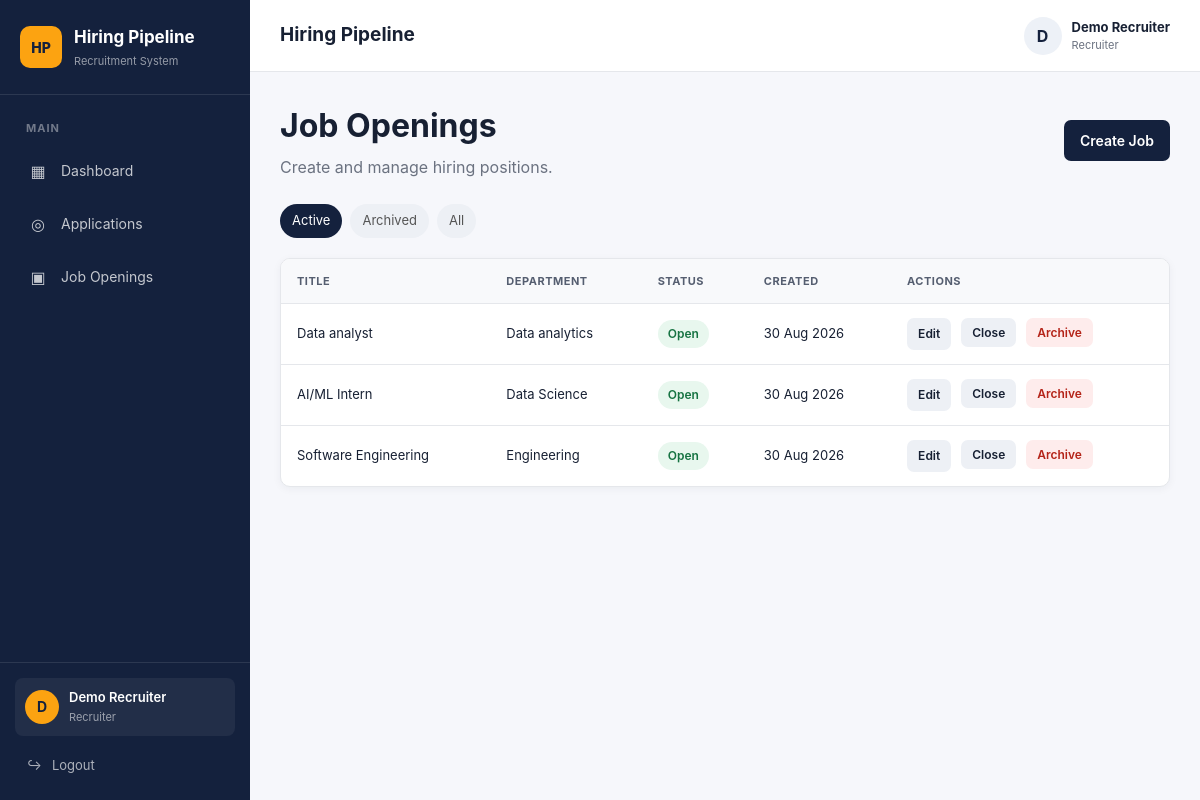
Page /jobs/ (signed in) on the committed database.
### models/user.py (models this page shows, shortened)
class User(UserMixin, db.Model):
    __tablename__ = "users"
    id = db.Column(db.Integer, primary_key=True)
    name = db.Column(db.String(100), nullable=False)
    email = db.Column(
        db.String(150),
        unique=True,
        nullable=False,
        index=True
    )
    password_hash = db.Column(db.String(255), nullable=False)
    role = db.Column(
        db.String(20),
        nullable=False
    )
    created_at = db.Column(
        db.DateTime,
        server_default=db.func.now()
    )

### models/job.py (models this page shows)
class JobOpening(db.Model):
    __tablename__ = "job_openings"
    id = db.Column(db.Integer, primary_key=True)
    title = db.Column(
        db.String(150),
        nullable=False
    )
    department = db.Column(
        db.String(100),
        nullable=False
    )
    description = db.Column(
        db.Text,
        nullable=True
    )
    status = db.Column(
        db.String(20),
        nullable=False,
        default="open",
        index=True
    )
    created_at = db.Column(
        db.DateTime,
        server_default=db.func.now()
    )
    updated_at = db.Column(
        db.DateTime,
        server_default=db.func.now(),
        onupdate=db.func.now()
    )
    applications = db.relationship(
        "Application",
        back_populates="job",
        lazy=True
    )
    description = db.Column(
        db.Text,
        nullable=True
    )
    status = db.Column(
        db.String(20),
        nullable=False,
        default="open"
    )
    created_at = db.Column(
        db.DateTime,
        server_default=db.func.now()
    )
    updated_at = db.Column(
        db.DateTime,
        server_default=db.func.now(),
        onupdate=db.func.now()
    )
    applications = db.relationship(
        "Application",
        back_populates="job",
        lazy=True
    )

### routes/jobs.py (the view)
@jobs_bp.route("/")
@role_required("recruiter")
def job_list():
    status = request.args.get("status", "active")
    if status == "archived":
        jobs = (
            JobOpening.query
            .filter_by(status="archived")
            .order_by(JobOpening.created_at.desc())
            .all()
        )
    elif status == "all":
        jobs = (
            JobOpening.query
            .order_by(JobOpening.created_at.desc())
            .all()
        )
    else:
        jobs = (
            JobOpening.query
            .filter(JobOpening.status.in_(["open", "closed"]))
            .order_by(JobOpening.created_at.desc())
            .all()
        )
    return render_template(
        "jobs/list.html",
        jobs=jobs,
        selected_status=status
    )

### templates/jobs/list.html (shortened to what this page needs)
{% extends "base.html" %}
{% block content %}
<div class="page-header">
    <div>
        <h1>Job Openings</h1>
        <p>
            Create and manage hiring positions.
        </p>
    </div>
    <a
        href="{{ url_for('jobs.create_job') }}"
        class="btn"
    >
        Create Job
    </a>
</div>
<div class="filter-links">
    <a
        href="{{ url_for('jobs.job_list', status='active') }}"
        class="{% if selected_status == 'active' %}active{% endif %}"
    >
        Active
    </a>
    <a
        href="{{ url_for('jobs.job_list', status='archived') }}"
        class="{% if selected_status == 'archived' %}active{% endif %}"
    >
        Archived
    </a>
    <a
        href="{{ url_for('jobs.job_list', status='all') }}"
        class="{% if selected_status == 'all' %}active{% endif %}"
    >
        All
    </a>
</div>
{% if jobs %}
<table>
    <thead>
        <tr>
            <th>Title</th>
            <th>Department</th>
            <th>Status</th>
            <th>Created</th>
            <th>Actions</th>
        </tr>
    </thead>
    <tbody>
        {% for job in jobs %}
        <tr>
            <td>
                {{ job.title }}
            </td>
            <td>
                {{ job.department }}
            </td>
            <td>
                <span class="status {{ job.status }}">
                    {{ job.status|capitalize }}
                </span>
            </td>
            <td>
                {% if job.created_at %}
                    {{ job.created_at.strftime("%d %b %Y") }}
                {% endif %}
            </td>
            <td class="actions">
                {% if job.status != "archived" %}
                    <a
                        href="{{ url_for('jobs.edit_job', job_id=job.id) }}"
                        class="small-btn"
                    >
                        Edit
                    </a>
                {% endif %}
                {% if job.status == "open" %}
                    <form
                        method="POST"
                        action="{{ url_for('jobs.close_job', job_id=job.id) }}"
                    >
                        <button
                            type="submit"
                            class="small-btn"
                        >
                            Close
                        </button>
                    </form>
                {% endif %}
                {% if job.status != "archived" %}
                    <form
                        method="POST"
                        action="{{ url_for('jobs.archive_job', job_id=job.id) }}"
                    >
                        <button
                            type="submit"
                            class="small-btn danger"
                        >
                            Archive
                        </button>
                    </form>
                {% endif %}
            </td>
        </tr>
        {% endfor %}
    </tbody>
</table>
{% endif %}
{% endblock %}

### templates/base.html (shortened to what this page needs)
<!DOCTYPE html>
<html lang="en">
<head>
    <link
        rel="stylesheet"
        href="{{ url_for('static', filename='css/style.css') }}"
    >
</head>
<body>
    {% if current_user.is_authenticated %}
        <div class="app-layout">
            <aside class="sidebar">
                <div class="sidebar-brand">
                    <div class="brand-icon">
                        HP
                    </div>
                    <div>
                        <div class="brand-title">
                            Hiring Pipeline
                        </div>
                        <div class="brand-subtitle">
                            Recruitment System
                        </div>
                    </div>
                </div>
                <nav class="sidebar-nav">
                    <div class="nav-section-title">
                        MAIN
                    </div>
                    <a
                        href="{{ url_for('dashboard.dashboard') }}"
                        class="sidebar-link"
                    >
                        <span class="nav-icon">
                            ▦
                        </span>
                        <span>
                            Dashboard
                        </span>
                    </a>
                    {% if current_user.role == "recruiter" %}
                        <a
                            href="{{ url_for(
                                'applications.application_list'
                            ) }}"
                            class="sidebar-link"
                        >
                            <span class="nav-icon">
                                ◎
                            </span>
                            <span>
                                Applications
                            </span>
                        </a>
                        <a
                            href="{{ url_for('jobs.job_list') }}"
                            class="sidebar-link"
                        >
                            <span class="nav-icon">
                                ▣
                            </span>
                            <span>
                                Job Openings
                            </span>
                        </a>
                    {% endif %}
                </nav>
                <div class="sidebar-bottom">
                    <div class="user-card">
                        <div class="user-avatar">
                            {{ current_user.name[0]|upper }}
                        </div>
                        <div class="user-info">
                            <div class="user-name">
                                {{ current_user.name }}
                            </div>
                            <div class="user-role">
                                {{ current_user.role|title }}
                            </div>
                        </div>
                    </div>
                    <a
                        href="{{ url_for('auth.logout') }}"
                        class="logout-link"
                    >
                        <span>
                            ↪
                        </span>
                        Logout
                    </a>
                </div>
            </aside>
            <div class="main-area">
                <header class="topbar">
                    <div class="topbar-left">
                        <div>
                            <div class="topbar-title">
                                {% block page_title %}
                                Hiring Pipeline
                                {% endblock %}
                            </div>
                        </div>
                    </div>
                    <div class="topbar-user">
                        <div class="topbar-avatar">
                            {{ current_user.name[0]|upper }}
                        </div>
                        <div class="topbar-user-details">
                            <strong>
                                {{ current_user.name }}
                            </strong>
                            <span>
                                {{ current_user.role|title }}
                            </span>
                        </div>
                    </div>
                </header>
                <main class="main-content">
                    {% block content %}
                    {% endblock %}
                </main>
            </div>
        </div>
    {% endif %}
</body>
</html>

### rows in the picture
User: name "D", name "Demo Recruiter", role "Recruiter"
JobOpening: title "Data analyst", department "Data analytics", status "Open", created_at "30 Aug 2026"
JobOpening: title "AI/ML Intern", department "Data Science", status "Open", created_at "30 Aug 2026"
JobOpening: title "Software Engineering", department "Engineering", status "Open", created_at "30 Aug 2026"
